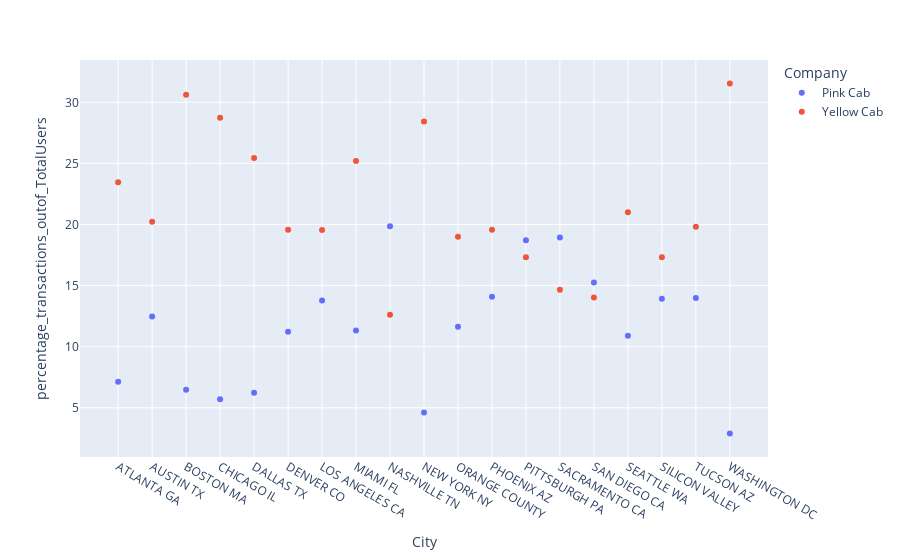

Notebook code cell kept with this figure:
### Code cell
plt.figure(figsize=(10,6))
py.scatter(data_frame=df_joined,x='City', y='percentage_transactions_outof_TotalUsers', color='Company')

### Figure 1 — Plotly figure (JSON) as saved in the notebook; plotly's stock layout.template omitted (floating-point values rounded to 4 significant figures)
{"data": [{"hovertemplate": "Company=Pink Cab<br>City=%{x}<br>percentage_transactions_outof_TotalUsers=%{y}<extra></extra>", "legendgroup": "Pink Cab", "marker": {"color": "#636efa", "symbol": "circle"}, "mode": "markers", "name": "Pink Cab", "orientation": "v", "showlegend": true, "type": "scatter", "x": ["ATLANTA GA", "AUSTIN TX", "BOSTON MA", "CHICAGO IL", "DALLAS TX", "DENVER CO", "LOS ANGELES CA", "MIAMI FL", "NASHVILLE TN", "NEW YORK NY", "ORANGE COUNTY", "PHOENIX AZ", "PITTSBURGH PA", "SACRAMENTO CA", "SAN DIEGO CA", "SEATTLE WA", "SILICON VALLEY", "TUCSON AZ", "WASHINGTON DC"], "xaxis": "x", "y": [7.133, 12.47, 6.481, 5.692, 6.228, 11.22, 13.78, 11.33, 19.86, 4.623, 11.64, 14.09, 18.72, 18.94, 15.25, 10.9, 13.94, 13.99, 2.907], "yaxis": "y"}, {"hovertemplate": "Company=Yellow Cab<br>City=%{x}<br>percentage_transactions_outof_TotalUsers=%{y}<extra></extra>", "legendgroup": "Yellow Cab", "marker": {"color": "#EF553B", "symbol": "circle"}, "mode": "markers", "name": "Yellow Cab", "orientation": "v", "showlegend": true, "type": "scatter", "x": ["ATLANTA GA", "AUSTIN TX", "BOSTON MA", "CHICAGO IL", "DALLAS TX", "DENVER CO", "LOS ANGELES CA", "MIAMI FL", "NASHVILLE TN", "NEW YORK NY", "ORANGE COUNTY", "PHOENIX AZ", "PITTSBURGH PA", "SACRAMENTO CA", "SAN DIEGO CA", "SEATTLE WA", "SILICON VALLEY", "TUCSON AZ", "WASHINGTON DC"], "xaxis": "x", "y": [23.46, 20.22, 30.62, 28.74, 25.44, 19.57, 19.54, 25.19, 12.61, 28.44, 19.0, 19.57, 17.32, 14.66, 14.02, 21.01, 17.33, 19.82, 31.53], "yaxis": "y"}], "layout": {"legend": {"title": {"text": "Company"}, "tracegroupgap": 0}, "margin": {"t": 60}, "xaxis": {"anchor": "y", "domain": [0, 1], "title": {"text": "City"}}, "yaxis": {"anchor": "x", "domain": [0, 1], "title": {"text": "percentage_transactions_outof_TotalUsers"}}}}
